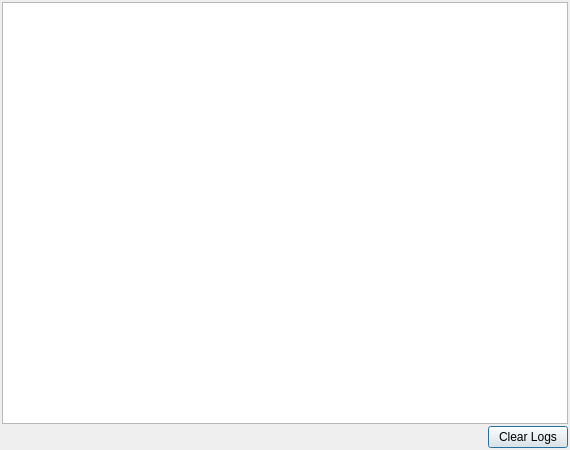
<?xml version="1.0" encoding="UTF-8"?>
<ui version="4.0">
 <class>LogsConsoleDialog</class>
 <widget class="QDialog" name="LogsConsoleDialog">
  <property name="geometry">
   <rect>
    <x>0</x>
    <y>0</y>
    <width>570</width>
    <height>450</height>
   </rect>
  </property>
  <property name="minimumSize">
   <size>
    <width>570</width>
    <height>450</height>
   </size>
  </property>
  <property name="maximumSize">
   <size>
    <width>16777215</width>
    <height>16777215</height>
   </size>
  </property>
  <property name="sizeIncrement">
   <size>
    <width>0</width>
    <height>0</height>
   </size>
  </property>
  <property name="windowTitle">
   <string>Logs</string>
  </property>
  <layout class="QHBoxLayout" name="horizontalLayout_2">
   <property name="spacing">
    <number>0</number>
   </property>
   <property name="leftMargin">
    <number>0</number>
   </property>
   <property name="topMargin">
    <number>0</number>
   </property>
   <property name="rightMargin">
    <number>0</number>
   </property>
   <property name="bottomMargin">
    <number>0</number>
   </property>
   <item>
    <layout class="QVBoxLayout" name="verticalLayout">
     <property name="spacing">
      <number>2</number>
     </property>
     <property name="sizeConstraint">
      <enum>QLayout::SetMaximumSize</enum>
     </property>
     <property name="leftMargin">
      <number>2</number>
     </property>
     <property name="topMargin">
      <number>2</number>
     </property>
     <property name="rightMargin">
      <number>2</number>
     </property>
     <property name="bottomMargin">
      <number>2</number>
     </property>
     <item>
      <widget class="QTextEdit" name="log_text_edit">
       <property name="readOnly">
        <bool>true</bool>
       </property>
       <property name="html">
        <string>&lt;!DOCTYPE HTML PUBLIC &quot;-//W3C//DTD HTML 4.0//EN&quot; &quot;http://www.w3.org/TR/REC-html40/strict.dtd&quot;&gt;
&lt;html&gt;&lt;head&gt;&lt;meta name=&quot;qrichtext&quot; content=&quot;1&quot; /&gt;&lt;style type=&quot;text/css&quot;&gt;
p, li { white-space: pre-wrap; }
&lt;/style&gt;&lt;/head&gt;&lt;body style=&quot; font-family:'MS Shell Dlg 2'; font-size:8pt; font-weight:400; font-style:normal;&quot;&gt;
&lt;p style=&quot;-qt-paragraph-type:empty; margin-top:0px; margin-bottom:0px; margin-left:0px; margin-right:0px; -qt-block-indent:0; text-indent:0px;&quot;&gt;&lt;br /&gt;&lt;/p&gt;&lt;/body&gt;&lt;/html&gt;</string>
       </property>
      </widget>
     </item>
     <item>
      <layout class="QHBoxLayout" name="horizontalLayout">
       <property name="spacing">
        <number>0</number>
       </property>
       <property name="sizeConstraint">
        <enum>QLayout::SetMaximumSize</enum>
       </property>
       <property name="leftMargin">
        <number>0</number>
       </property>
       <property name="topMargin">
        <number>0</number>
       </property>
       <property name="rightMargin">
        <number>0</number>
       </property>
       <property name="bottomMargin">
        <number>0</number>
       </property>
       <item>
        <spacer name="horizontalSpacer">
         <property name="orientation">
          <enum>Qt::Horizontal</enum>
         </property>
         <property name="sizeHint" stdset="0">
          <size>
           <width>40</width>
           <height>0</height>
          </size>
         </property>
        </spacer>
       </item>
       <item>
        <widget class="QPushButton" name="clear_logs_button">
         <property name="text">
          <string>Clear Logs</string>
         </property>
        </widget>
       </item>
      </layout>
     </item>
    </layout>
   </item>
  </layout>
 </widget>
 <resources/>
 <connections/>
</ui>
